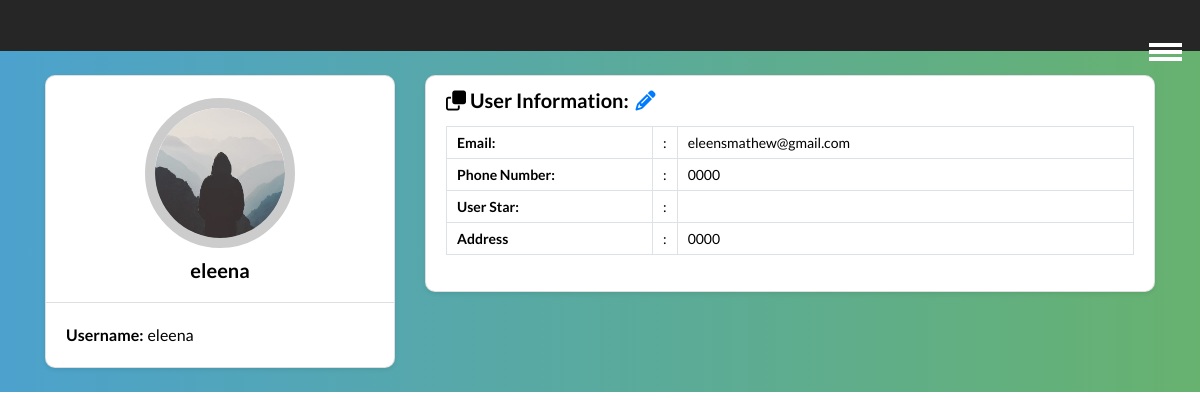
The page /user/profile/ (signed in) on the database its author committed.
### user/models.py (models this page shows, shortened)
class UserProfile(models.Model):
    user = models.OneToOneField(CustomUser,null =True, on_delete=models.SET_NULL)
    image=models.ImageField(default='default.jpg',upload_to='profile_pics')  #images will get saved in directory called profile_pics
    phone_no= models.CharField(default='0000',max_length=50)
    address = models.TextField(default = '0000')

class CustomUser(AbstractUser):
    email = models.EmailField(verbose_name="Email", null=True, unique=True, max_length=100)
    USERNAME_FIELD = "email" # make the user log in with the email
    REQUIRED_FIELDS = ["username"]
    objects = CustomUserManager()

### user/views.py (the view)
# urls.py: path('profile/', profile, name='profile'),
@login_required
def profile(request):
    if request.user.is_authenticated:
        user=request.user.email
        c=CustomUser.objects.get(email=user)
        u=UserProfile.objects.get(user=c)
        try:
            w=WorkerProfile.objects.get(worker=u)
        except WorkerProfile.DoesNotExist:
            w = None
    return render(request, 'user/profile.html', {'w':w,'u': u,'request.user':request.user})

### user/templates/user/profile.html (shortened to what this page needs)
{%load static%}
<!DOCTYPE html>
<html lang="en">
<head>
    <link rel='stylesheet' href='https://cdnjs.cloudflare.com/ajax/libs/twitter-bootstrap/4.1.3/css/bootstrap.min.css'>
    <link rel="stylesheet" href="https://cdnjs.cloudflare.com/ajax/libs/font-awesome/6.2.0/css/all.min.css" />
    <link rel="stylesheet" href="{%static 'profile.css'%}">
    <link rel="stylesheet" href="{%static 'profileresp.css'%}">
</head>
<body>
    <nav class="navbarm bgm h-nav-resp">
        <div class="burger">
            <div class="lineb"></div>
            <div class="lineb"></div>
            <div class="lineb"></div>
        </div>
    </nav>
    <div class="body-student student-profile py-4">
        <div class="container">
            <div class="row">
                <div class="col-lg-4">
                    <div class="card shadow-sm">
                        <div class="card-header bg-transparent text-center">
                            <img class="profile_img" src="{{ u.image.url }}"
                                alt="student dp">
                            <h3>{{ user.username }}</h3>
                        </div>
                        <div class="card-body">
                            <p class="mb-0"><strong class="pr-1">Username:</strong>{{ user.username }}</p>
                        </div>
                    </div>
                </div>
                <div class="col-lg-8">
                    <div class="card shadow-sm">
                        <div class="card-header bg-transparent border-0">
                            <h3 class="mb-0"><i class="far fa-clone pr-1"></i>User Information: <a href="{%url 'editprofile'%}"> <i class="pencil fa-solid fa-pencil"></i> </a> </h3>
                        </div>
                        <div class="card-body pt-0">
                            <table class="table table-bordered">
                                <tr>
                                    <th width="30%">Email:</th>
                                    <td width="2%">:</td>
                                    <td>{{ user.email }}</td>
                                </tr>
                                <tr>
                                    <th width="30%">Phone Number:</th>
                                    <td width="2%">:</td>
                                    <td>{{ u.phone_no}}</td>
                                </tr>
                                <tr>
                                    <th width="30%">User Star:</th>
                                    <td width="2%">:</td>
                                    <td>{{ u.star }}</td>
                                </tr>
                                <tr>
                                    <th width="30%">Address</th>
                                    <td width="2%">:</td>
                                    <td>{{ u.address}}</td>
                                </tr>
                            </table>
                        </div>
                    </div>
                </div>
            </div>
        </div>
    </div>
</body>
</html>

### static/profile.css (style rules this page uses)
* { margin: 0; padding: 0; box-sizing: border-box; }
html { scroll-behavior: smooth; }
.navbarm { display: flex; top: 0px; }
.burger { position: absolute; top: 5%; right: 15px; display: none; cursor: pointer; }
.lineb { background: white; width: 33px; height: 4px; margin: 3px 3px; }
.bgm { background-color: rgb(0 0 0 / 85%); }
.body-student { background: #67B26F; background: -webkit-linear-gradient(to right, #4ca2cd, #67B26F); background: linear-gradient(to right, #4ca2cd, #67B26F); padding: 0; margin: 0; font-family: 'Lato', sans-serif; color: #000; }
.student-profile .card { border-radius: 10px; }
.student-profile .card .card-header .profile_img { width: 150px; height: 150px; object-fit: cover; margin: 10px auto; border: 10px solid #ccc; border-radius: 50%; }
.student-profile .card h3 { font-size: 20px; font-weight: 700; }
.student-profile .card p { font-size: 16px; color: #000; }
.student-profile .table th, .student-profile .table td { font-size: 14px; padding: 5px 10px; color: #000; }
.pencil { position: relative; margin: 3px; }

### static/profileresp.css (style rules this page uses)
@media only screen and (max-width: 1291px) { .navbarm { height: 508px; flex-direction: column; transition: all 0.5s ease-out; } }
@media only screen and (max-width: 1291px) { .h-nav-resp { height: 51px; } }
@media only screen and (max-width: 1291px) { .burger { display: block; } }

### rows shown on the page
UserProfile: image (placeholder picture), phone_no "0000", address "0000"
CustomUser: username "eleena", email "eleensmathew@gmail.com"
